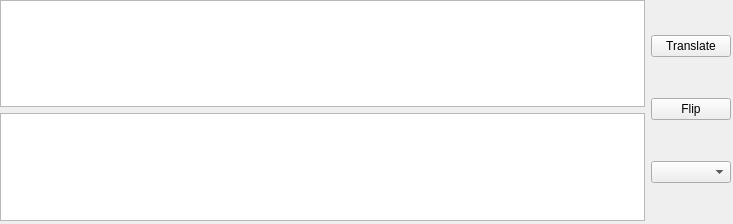
<?xml version="1.0" encoding="UTF-8"?>
<ui version="4.0">
 <class>MainWindow</class>
 <widget class="QMainWindow" name="MainWindow">
  <property name="geometry">
   <rect>
    <x>0</x>
    <y>0</y>
    <width>733</width>
    <height>224</height>
   </rect>
  </property>
  <property name="sizePolicy">
   <sizepolicy hsizetype="Fixed" vsizetype="Fixed">
    <horstretch>0</horstretch>
    <verstretch>0</verstretch>
   </sizepolicy>
  </property>
  <property name="windowTitle">
   <string>MainWindow</string>
  </property>
  <widget class="QWidget" name="centralwidget">
   <widget class="QWidget" name="horizontalLayoutWidget">
    <property name="geometry">
     <rect>
      <x>0</x>
      <y>0</y>
      <width>731</width>
      <height>221</height>
     </rect>
    </property>
    <layout class="QHBoxLayout" name="h_grid">
     <item>
      <layout class="QVBoxLayout" name="textboxes_grid">
       <item>
        <widget class="QPlainTextEdit" name="from_trans"/>
       </item>
       <item>
        <widget class="QPlainTextEdit" name="to_trans"/>
       </item>
      </layout>
     </item>
     <item>
      <layout class="QVBoxLayout" name="buttons_grid">
       <item>
        <widget class="QPushButton" name="btn_trans">
         <property name="text">
          <string>Translate</string>
         </property>
        </widget>
       </item>
       <item>
        <widget class="QPushButton" name="btn_flip">
         <property name="text">
          <string>Flip</string>
         </property>
        </widget>
       </item>
       <item>
        <widget class="QComboBox" name="lang_select"/>
       </item>
      </layout>
     </item>
    </layout>
   </widget>
  </widget>
  <action name="actionGoogle">
   <property name="text">
    <string>Google</string>
   </property>
  </action>
  <action name="actionDeepL">
   <property name="text">
    <string>DeepL</string>
   </property>
  </action>
 </widget>
 <resources/>
 <connections/>
</ui>
